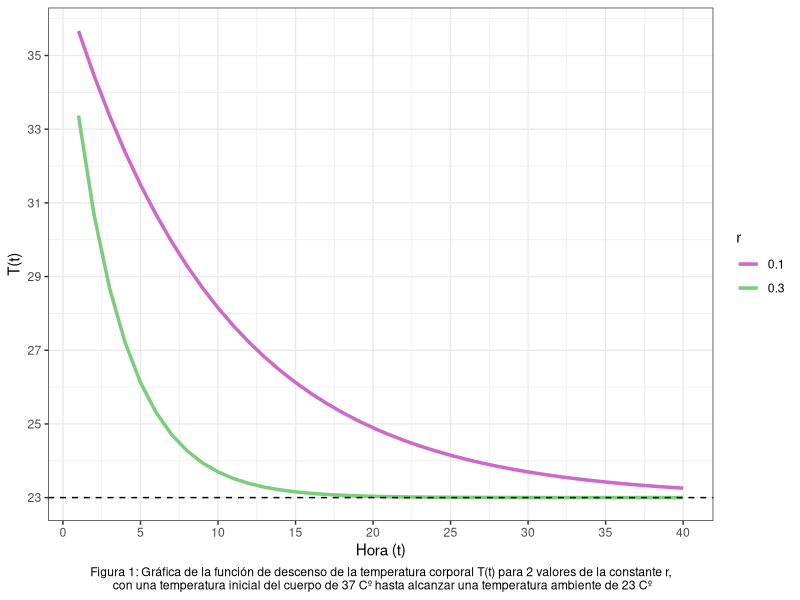

Recreate this plot in R.
## ---- chunk 1
knitr::opts_chunk$set(echo = FALSE, fig.height = 3)
## ---- chunk 2
library(ggplot2)
library(dplyr)

# Gráfico de tiempo
t_amb <- 23
t_i <- 37
t <- seq(1, 40, by = 1)
r <- c(0.1, 0.3)

funcion_t <- function(t_amb, t_i, t, r) {
  t_amb + (t_i- t_amb) * exp(-r*t)
}

funcion_t_vector <- Vectorize(funcion_t)

df_T <- data.frame(
  t_amb = t_amb,
  t_i = t_i,
  t = rep(seq(t), times = length(r)),
  r = rep(r, each = length(t))
)

df_T <- df_T %>% 
  mutate(func_t = funcion_t_vector(df_T$t_amb, df_T$t_i, df_T$t, df_T$r))

ggplot(df_T) +
  geom_line(aes(x = t, y = func_t, color = factor(r)), linewidth = 1.2) +
  scale_x_continuous(breaks = seq(0, 40, by = 5), name = "Hora (t)") +
  scale_y_continuous(breaks = seq(23, 37, by = 2), name = "T(t)") +
  scale_color_manual(values = c("orchid3", "palegreen3"), name = "r") +
  geom_hline(yintercept = 23, linetype = "dashed") +
  labs(caption = "Figura 1: Gráfica de la función de descenso de la temperatura corporal T(t) para 2 valores de la constante r,\n con una temperatura inicial del cuerpo de 37 Cº hasta alcanzar una temperatura ambiente de 23 Cº") +
  theme_bw() +
  theme(plot.caption = element_text(hjust = 0.5))
